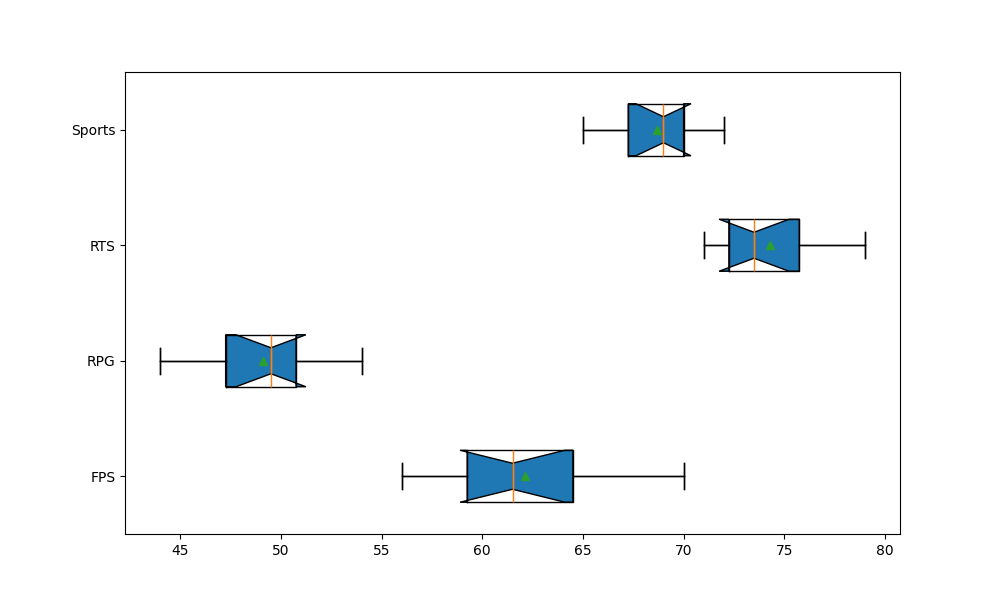

Write the Python code that produced this figure.
import matplotlib.pyplot as plt
import matplotlib.patches as mpatches
import numpy as np

genres = ['FPS', 'RPG', 'RTS', 'Sports']

fps_data = [
    [61, 56, 70, 62, 67, 65, 58, 60, 63, 59],  # shuffled
    [50, 45, 49, 47, 54, 51, 48, 44, 53, 50],  # shuffled
    [72, 71, 78, 73, 75, 76, 74, 79, 72, 73],  # shuffled
    [69, 72, 70, 71, 66, 67, 70, 65, 69, 68]   # shuffled
]

fig, ax = plt.subplots(figsize=(10, 6))

ax.boxplot(fps_data, vert=False, patch_artist=True, notch=True, showmeans=True)

colors = ['#FF6347', '#4682B4', '#32CD32', '#B8860B']
for patch, color in zip(ax.boxplot(fps_data, vert=False)['boxes'], colors):
    patch = mpatches.PathPatch(patch.get_path(), color=color)
    patch.set_facecolor(color)

ax.set_yticks(np.arange(1, len(genres) + 1))
ax.set_yticklabels(genres, fontsize=10)

plt.show()
